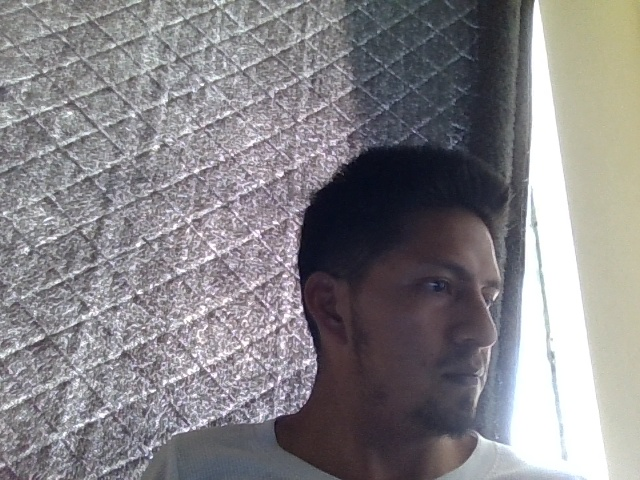
#> input picture dataset/human/capture_20251203_164054_724109.jpg, 640 x 480 px
$ python -i preprocessing.py   (imports and definitions only)
#> lines starting #> are read from the running program, lines starting #| are printed output that depends on the picture
"""
Módulo de preprocesamiento de imágenes
Incluye conversión a escala de grises y aplicación de filtros
"""
import cv2
import numpy as np


class ImagePreprocessor:
    """Clase para preprocesar imágenes de rostros"""

    def __init__(self, target_size=(160, 160)):
        """
        Args:
            target_size: Tamaño objetivo para redimensionar las imágenes
        """
#> in preprocess_for_training, image is the input picture: shape (480, 640, 3); mean B, G, R 134.8, 131.4, 133.9
        self.target_size = target_size
        # Cargar el cascade classifier con manejo de errores
        cascade_path = cv2.data.haarcascades + 'haarcascade_frontalface_default.xml'
        self.face_cascade = cv2.CascadeClassifier(cascade_path)

        # Verificar que se cargó correctamente
        if self.face_cascade.empty():
            # Intentar con ruta alternativa
            import os
            alt_path = os.path.join(os.path.dirname(cv2.__file__), 'data', 'haarcascade_frontalface_default.xml')
            self.face_cascade = cv2.CascadeClassifier(alt_path)

            if self.face_cascade.empty():
                print("⚠️ Advertencia: No se pudo cargar el cascade classifier. La detección de rostros puede fallar.")

    # [71 lines left out: function detect_face, not called in this run]

    def to_grayscale(self, image):
        """
        Convierte una imagen a escala de grises

        Args:
            image: Imagen en formato BGR

        Returns:
            Imagen en escala de grises
        """
        if len(image.shape) == 3:
            return cv2.cvtColor(image, cv2.COLOR_BGR2GRAY)
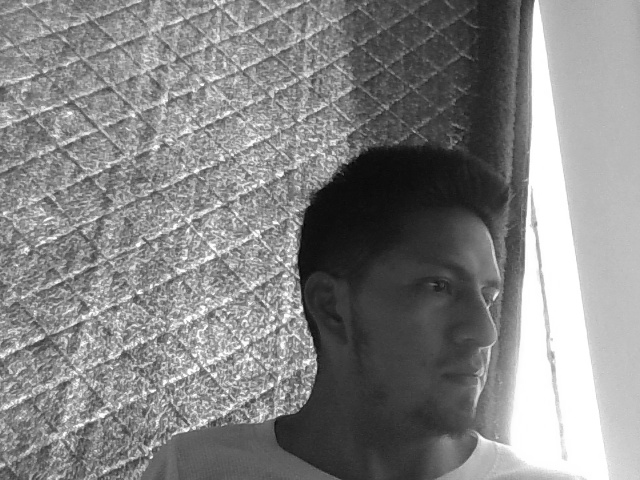
#> returned value: shape (480, 640); min 4, max 255, mean 132.5
        return image

    # [12 lines left out: function apply_gaussian_filter, not called in this run]

    def apply_histogram_equalization(self, image):
        """
        Aplica ecualización de histograma para mejorar el contraste

        Args:
            image: Imagen en escala de grises

        Returns:
            Imagen con histograma ecualizado
        """
        return cv2.equalizeHist(image)

    def apply_bilateral_filter(self, image, d=9, sigma_color=75, sigma_space=75):
        """
        Aplica un filtro bilateral para reducir ruido preservando bordes

        Args:
            image: Imagen en escala de grises
            d: Diámetro de la vecindad
            sigma_color: Filtro sigma en el espacio de color
            sigma_space: Filtro sigma en el espacio de coordenadas

        Returns:
            Imagen filtrada
        """
#> called with d = 9, sigma_color = 75, sigma_space = 75
        return cv2.bilateralFilter(image, d, sigma_color, sigma_space)
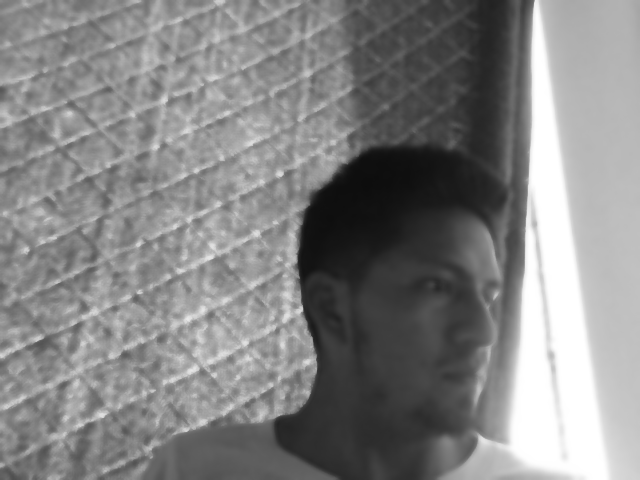
#> returned value: shape (480, 640); min 12, max 255, mean 132.3
#> in apply_histogram_equalization, `return cv2.equalizeHist(image)`:
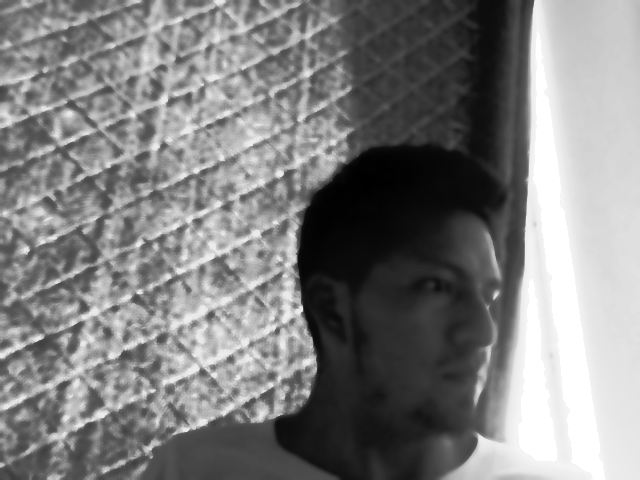
#> returned value: shape (480, 640); min 0, max 255, mean 128.4

    def normalize(self, image):
        """
        Normaliza la imagen a valores entre 0 y 1

        Args:
            image: Imagen en escala de grises

        Returns:
            Imagen normalizada
        """
        return image.astype(np.float32) / 255.0

    def resize(self, image, size=None):
        """
        Redimensiona la imagen al tamaño objetivo

        Args:
            image: Imagen a redimensionar
            size: Tamaño objetivo (ancho, alto). Si es None, usa self.target_size

        Returns:
            Imagen redimensionada
        """
        if size is None:
            size = self.target_size
        return cv2.resize(image, size)
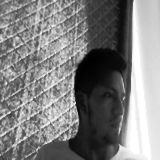
#> returned value: shape (160, 160); min 0, max 255, mean 128.6

    # [78 lines left out: functions preprocess_pipeline, remove_background, not called in this run]

    def preprocess_for_training(self, image_path, apply_filters=True, detect_face=False, remove_bg=False):
        """
        Preprocesa una imagen desde archivo para entrenamiento

        Args:
            image_path: Ruta a la imagen
            apply_filters: Si True, aplica filtros
            detect_face: Si True, intenta detectar y recortar rostro (solo para humanos)
            remove_bg: Si True, elimina el fondo antes de procesar

        Returns:
            Array numpy con la imagen preprocesada, o None si falla
        """
        try:
            # Leer imagen usando numpy para manejar rutas con caracteres especiales
            import numpy as np
            image_path_str = str(image_path)
            # Usar cv2.imdecode para manejar rutas con caracteres especiales
            with open(image_path_str, 'rb') as f:
                image_bytes = f.read()
            image_array = np.frombuffer(image_bytes, np.uint8)
            image = cv2.imdecode(image_array, cv2.IMREAD_COLOR)

            if image is None:
                return None
            if image.size == 0:
                return None

            # Eliminar fondo si se solicita
            if remove_bg:
                try:
                    image = self.remove_background(image)
                except Exception:
                    pass  # Continuar sin eliminar fondo si falla

            # Intentar detectar rostro si se solicita (solo para humanos)
            if detect_face:
                try:
                    face_coords = self.detect_face(image)
                    if face_coords is not None:
                        x, y, w, h = face_coords
                        # Recortar el rostro con un margen
                        margin = 20
                        x = max(0, x - margin)
                        y = max(0, y - margin)
                        w = min(image.shape[1] - x, w + 2 * margin)
                        h = min(image.shape[0] - y, h + 2 * margin)
                        image = image[y:y+h, x:x+w]
                        if image.size == 0:
                            return None
                except Exception:
                    # Si falla la detección, continuar con la imagen completa
                    pass

            # Procesar la imagen (con o sin rostro detectado)
            # Convertir a escala de grises
            gray = self.to_grayscale(image)

            if apply_filters:
                try:
                    gray = self.apply_bilateral_filter(gray)
                    gray = self.apply_histogram_equalization(gray)
                except Exception:
                    pass  # Continuar sin filtros si fallan

            # Redimensionar
            resized = self.resize(gray)

            # Normalizar
            processed = self.normalize(resized)

            if processed is None:
                return None
            if processed.size == 0:
                return None

            # Aplanar para el modelo
            return processed.flatten()
        except Exception as e:
            # Cualquier error, retornar None
            return None

>>> result = ImagePreprocessor().preprocess_for_training('../dataset/human/capture_20251203_164054_724109.jpg')

$ run again, on dataset/human/capture_20251203_164056_723227.jpg
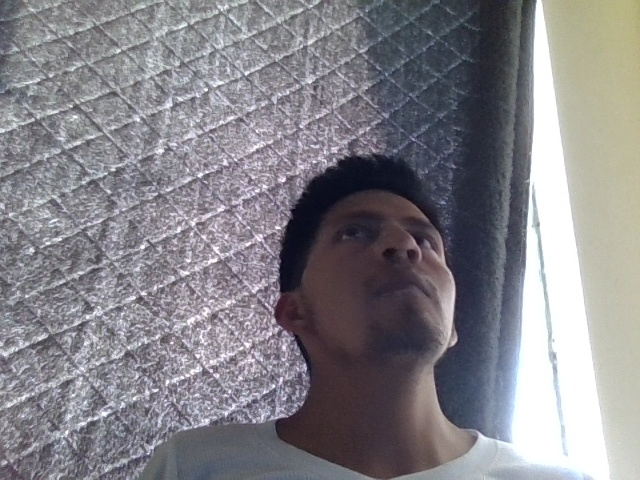
#> input picture dataset/human/capture_20251203_164056_723227.jpg, 640 x 480 px
#> in preprocess_for_training, image is the input picture: shape (480, 640, 3); mean B, G, R 136.2, 130.8, 132.7
#> in apply_histogram_equalization, `return cv2.equalizeHist(image)`:
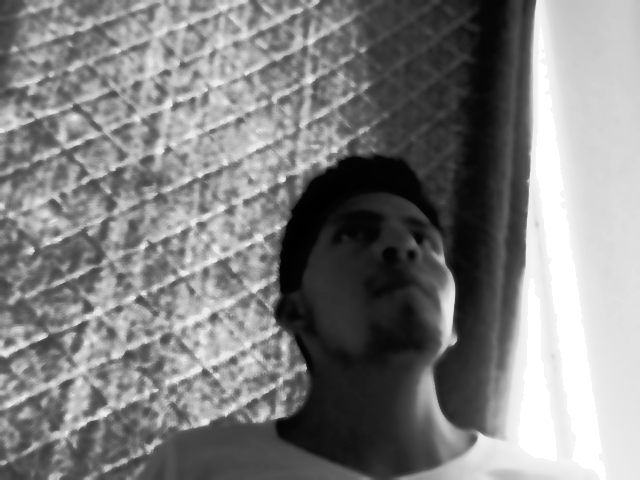
#> returned value: shape (480, 640); min 0, max 255, mean 128.5
#> in resize, `return cv2.resize(image, size)`:
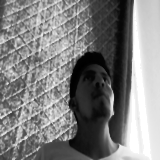
#> returned value: shape (160, 160); min 0, max 255, mean 128.6

$ run again, on dataset/human/capture_20251203_164059_090340.jpg
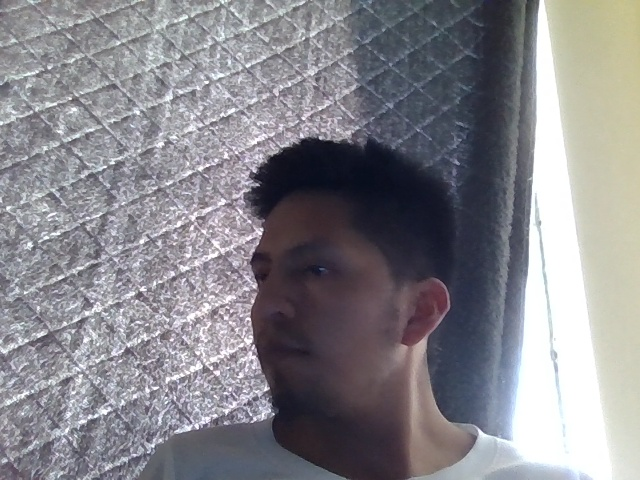
#> input picture dataset/human/capture_20251203_164059_090340.jpg, 640 x 480 px
#> in preprocess_for_training, image is the input picture: shape (480, 640, 3); mean B, G, R 139, 133.5, 134.9
#> in apply_histogram_equalization, `return cv2.equalizeHist(image)`:
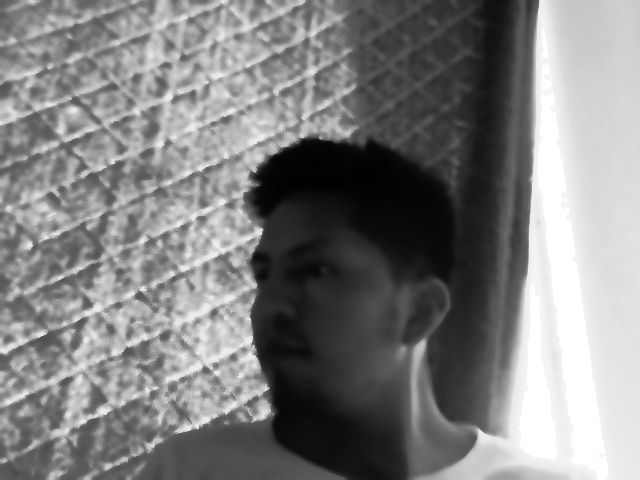
#> returned value: shape (480, 640); min 0, max 255, mean 128.4
#> in resize, `return cv2.resize(image, size)`:
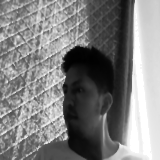
#> returned value: shape (160, 160); min 0, max 255, mean 128.6

$ run again, on dataset/human/capture_20251203_164105_755399.jpg
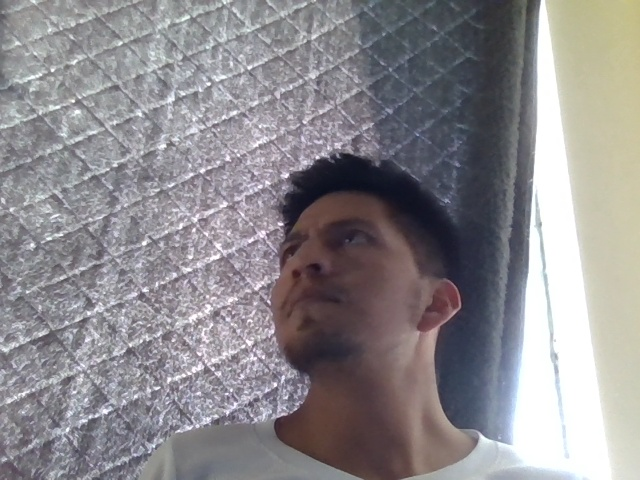
#> input picture dataset/human/capture_20251203_164105_755399.jpg, 640 x 480 px
#> in preprocess_for_training, image is the input picture: shape (480, 640, 3); mean B, G, R 141.6, 138.3, 141.4
#> in apply_histogram_equalization, `return cv2.equalizeHist(image)`:
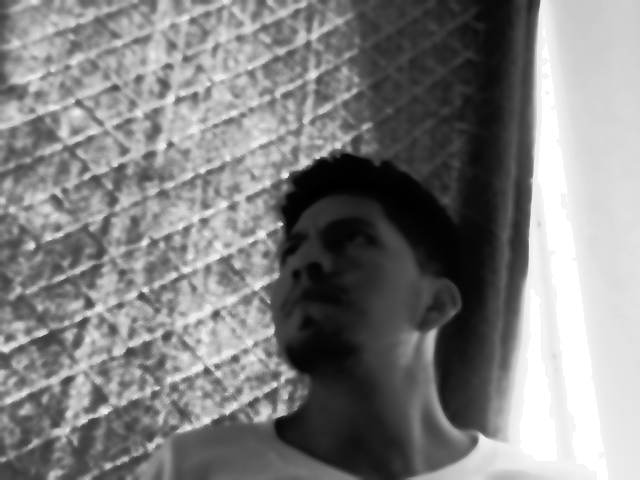
#> returned value: shape (480, 640); min 0, max 255, mean 128.4
#> in resize, `return cv2.resize(image, size)`:
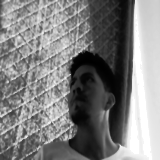
#> returned value: shape (160, 160); min 0, max 255, mean 128.7
